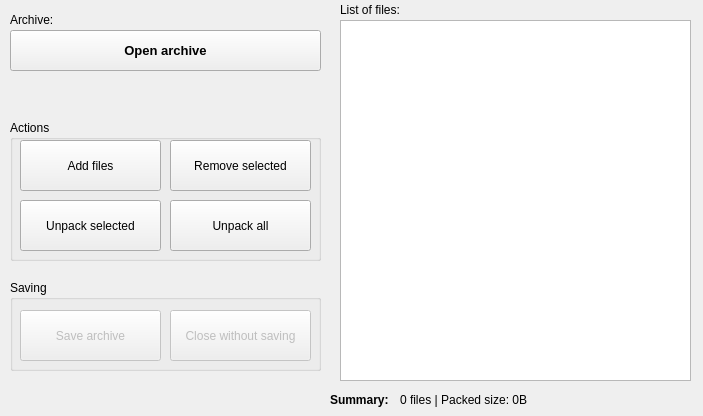
<?xml version="1.0" encoding="UTF-8"?>
<ui version="4.0">
 <class>Gui</class>
 <widget class="QWidget" name="Gui">
  <property name="enabled">
   <bool>true</bool>
  </property>
  <property name="geometry">
   <rect>
    <x>0</x>
    <y>0</y>
    <width>703</width>
    <height>416</height>
   </rect>
  </property>
  <property name="sizePolicy">
   <sizepolicy hsizetype="Preferred" vsizetype="Preferred">
    <horstretch>0</horstretch>
    <verstretch>0</verstretch>
   </sizepolicy>
  </property>
  <property name="minimumSize">
   <size>
    <width>703</width>
    <height>416</height>
   </size>
  </property>
  <property name="maximumSize">
   <size>
    <width>703</width>
    <height>416</height>
   </size>
  </property>
  <property name="windowTitle">
   <string>Archiver</string>
  </property>
  <widget class="QLabel" name="label">
   <property name="geometry">
    <rect>
     <x>10</x>
     <y>9</y>
     <width>61</width>
     <height>21</height>
    </rect>
   </property>
   <property name="text">
    <string>Archive:</string>
   </property>
  </widget>
  <widget class="QListWidget" name="listFiles">
   <property name="geometry">
    <rect>
     <x>340</x>
     <y>20</y>
     <width>351</width>
     <height>361</height>
    </rect>
   </property>
   <property name="contextMenuPolicy">
    <enum>Qt::NoContextMenu</enum>
   </property>
   <property name="acceptDrops">
    <bool>true</bool>
   </property>
   <property name="editTriggers">
    <set>QAbstractItemView::NoEditTriggers</set>
   </property>
   <property name="showDropIndicator" stdset="0">
    <bool>true</bool>
   </property>
   <property name="dragEnabled">
    <bool>false</bool>
   </property>
   <property name="dragDropMode">
    <enum>QAbstractItemView::DropOnly</enum>
   </property>
   <property name="defaultDropAction">
    <enum>Qt::CopyAction</enum>
   </property>
   <property name="alternatingRowColors">
    <bool>true</bool>
   </property>
   <property name="selectionMode">
    <enum>QAbstractItemView::ExtendedSelection</enum>
   </property>
  </widget>
  <widget class="QLabel" name="label_4">
   <property name="geometry">
    <rect>
     <x>340</x>
     <y>0</y>
     <width>81</width>
     <height>20</height>
    </rect>
   </property>
   <property name="text">
    <string>List of files:</string>
   </property>
  </widget>
  <widget class="QPushButton" name="openButton">
   <property name="enabled">
    <bool>true</bool>
   </property>
   <property name="geometry">
    <rect>
     <x>10</x>
     <y>30</y>
     <width>311</width>
     <height>41</height>
    </rect>
   </property>
   <property name="font">
    <font>
     <pointsize>10</pointsize>
     <weight>75</weight>
     <bold>true</bold>
    </font>
   </property>
   <property name="text">
    <string>Open archive</string>
   </property>
  </widget>
  <widget class="QGroupBox" name="groupBox">
   <property name="geometry">
    <rect>
     <x>10</x>
     <y>280</y>
     <width>311</width>
     <height>91</height>
    </rect>
   </property>
   <property name="title">
    <string>Saving</string>
   </property>
   <widget class="QPushButton" name="saveButton">
    <property name="enabled">
     <bool>false</bool>
    </property>
    <property name="geometry">
     <rect>
      <x>10</x>
      <y>30</y>
      <width>141</width>
      <height>51</height>
     </rect>
    </property>
    <property name="text">
     <string>Save archive</string>
    </property>
   </widget>
   <widget class="QPushButton" name="discardButton">
    <property name="enabled">
     <bool>false</bool>
    </property>
    <property name="geometry">
     <rect>
      <x>160</x>
      <y>30</y>
      <width>141</width>
      <height>51</height>
     </rect>
    </property>
    <property name="text">
     <string>Close without saving</string>
    </property>
   </widget>
  </widget>
  <widget class="QGroupBox" name="actionBox">
   <property name="enabled">
    <bool>true</bool>
   </property>
   <property name="geometry">
    <rect>
     <x>10</x>
     <y>120</y>
     <width>311</width>
     <height>141</height>
    </rect>
   </property>
   <property name="title">
    <string>Actions</string>
   </property>
   <widget class="QPushButton" name="addButton">
    <property name="enabled">
     <bool>true</bool>
    </property>
    <property name="geometry">
     <rect>
      <x>10</x>
      <y>20</y>
      <width>141</width>
      <height>51</height>
     </rect>
    </property>
    <property name="text">
     <string>Add files</string>
    </property>
   </widget>
   <widget class="QPushButton" name="removeButton">
    <property name="enabled">
     <bool>true</bool>
    </property>
    <property name="geometry">
     <rect>
      <x>160</x>
      <y>20</y>
      <width>141</width>
      <height>51</height>
     </rect>
    </property>
    <property name="text">
     <string>Remove selected</string>
    </property>
   </widget>
   <widget class="QPushButton" name="unpackButton">
    <property name="enabled">
     <bool>true</bool>
    </property>
    <property name="geometry">
     <rect>
      <x>10</x>
      <y>80</y>
      <width>141</width>
      <height>51</height>
     </rect>
    </property>
    <property name="text">
     <string>Unpack selected</string>
    </property>
   </widget>
   <widget class="QPushButton" name="unpackAllButton">
    <property name="enabled">
     <bool>true</bool>
    </property>
    <property name="geometry">
     <rect>
      <x>160</x>
      <y>80</y>
      <width>141</width>
      <height>51</height>
     </rect>
    </property>
    <property name="text">
     <string>Unpack all</string>
    </property>
   </widget>
  </widget>
  <widget class="QLabel" name="label_3">
   <property name="geometry">
    <rect>
     <x>330</x>
     <y>390</y>
     <width>71</width>
     <height>21</height>
    </rect>
   </property>
   <property name="text">
    <string>&lt;html&gt;&lt;head/&gt;&lt;body&gt;&lt;p&gt;&lt;span style=&quot; font-weight:600;&quot;&gt;Summary: &lt;/span&gt;&lt;/p&gt;&lt;/body&gt;&lt;/html&gt;</string>
   </property>
  </widget>
  <widget class="QLabel" name="summaryLabel">
   <property name="geometry">
    <rect>
     <x>400</x>
     <y>390</y>
     <width>361</width>
     <height>21</height>
    </rect>
   </property>
   <property name="text">
    <string>&lt;html&gt;&lt;head/&gt;&lt;body&gt;&lt;p&gt;0 files | Packed size: 0B&lt;/p&gt;&lt;/body&gt;&lt;/html&gt;</string>
   </property>
  </widget>
  <zorder>groupBox</zorder>
  <zorder>actionBox</zorder>
  <zorder>label</zorder>
  <zorder>listFiles</zorder>
  <zorder>label_4</zorder>
  <zorder>openButton</zorder>
  <zorder>label_3</zorder>
  <zorder>summaryLabel</zorder>
 </widget>
 <layoutdefault spacing="6" margin="11"/>
 <resources/>
 <connections/>
</ui>
